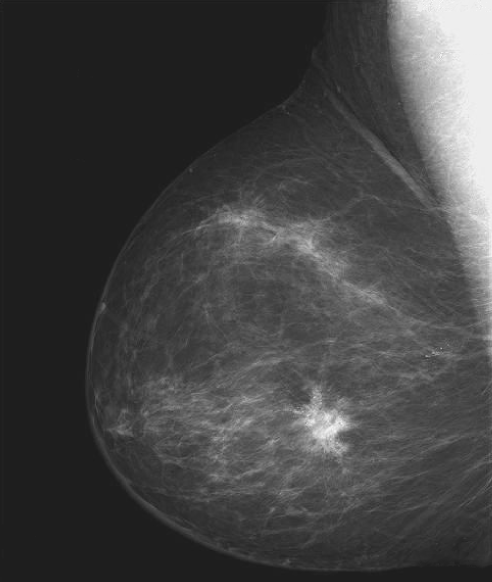
#> input picture data/original_images/ch02/Fig0203(a).tif, 984 x 1164 px (shown at 1/2 size)
$ jupyter execute ch02.ipynb
#> lines starting #> are read from the running program, lines starting #| are printed output that depends on the picture
## 第二章 灰度变换与空间滤波
+ 主要内容：
    + 读书笔记。
    + 代码示例。

### 1. 读书笔记
+ 空间域：图像平面本身，以对图像像素直接处理作为基础。
+ 空间域变换：
    + 亮度（灰度）变换
    + 空间滤波（邻域处理、空间卷积）
+ 空间邻域：中心点位于$(x, y)$的正方形或矩形区域。
+ 亮度（灰度）变换：邻域大小为1*1的情况。
    + 在处理单色（灰度）图像时，亮度变换与灰度变换等价。
    + 当处理彩色空间中的彩色图像分量时，可能有不同。
    + 常见举例：负片变换、对数变换、伽马变换、对比度拉伸。
+ 直方图相关：
    + 直方图/归一化直方图：计算每个像素的个数/每类像素的占比。
    + 直方图均衡：
        + 基本思路：把输入图像的灰度级扩展到较宽灰度范围来实现图像增强。
        + 目标：如果原始图像的像素分布（即直方图）集中在某一小块区域（如暗图像、亮图像、低对比度图像），可以通过直方图均衡来增加对比度。
        + 原理：使用$T(r_k) = (L - 1) \sum_{j=1}^k p_r(r_j) = \frac{L - 1}{MN} \sum_{j=0}^k n_j$ 来处理原始图像。
    + 直方图匹配:
        + 基本思路：生成具有特定直方图的图像的方法。
        + 目标：修改一幅图像的直方图，使得它与另一幅图像的直方图匹配或具有一种预先规定的函数形状，以突出我们感兴趣的灰度范围，使图像质量改善。
        + 基本思路：
            + 对原始图像进行直方图均衡操作。
            + 对最终结果（即直方图匹配结果）进行直方图均衡操作。
            + 由于各种我还没有理解的原因，以上两者的操作结果是相同的。根据这个，可以计算出最终直方图匹配的结果。
        + 参考资料：
            + [英文解释直方图匹配][1]
            + [C++版实现][2]
            + [Python版实现][3]
    + 自适应直方图均衡（Contrast-Limited Adaptive Histogram）
        + 总体思路：使用直方图匹配住个处理图像中较小的区域，然后使用双线性内插值方法将相邻的小片组合起来，从而消除人工引入的边界。
        + 用途：限制对比度来避免方法噪声。
        + Python实现：`cv2.createCLANE`
+ 空间滤波：
    + 基本概念：
        + 频率域处理中：“滤波”是指接受或拒绝一定的频率成分。
        + 空间滤波器（空间掩模、核、模版、窗口），用于图像本身而完成类似的平滑。
    + 线性空间滤波：直接对图像中的像素执行滤波运算。
        + 常见线性空间滤波：相关和卷积。
        + 相关与卷积的一些基本情况：
            + 在CNN中，相关和卷积其实没有区别（因为卷积核都是随机初始化后续要训练的）。
            + 如果卷积核是确定的，那相关和卷积的操作就是不同的。
            + 参考资料：[卷积（convolution）与互相关(cross-correlation)的一点探讨][4]
    + 非线性空间滤波：涉及滤波器包围范围的邻域内像素的非线性操作。

  [1]: http://fourier.eng.hmc.edu/e161/lectures/contrast_transform/node3.html
  [2]: https://blog.csdn.net/xiaowei_cqu/article/details/7606607
  [3]: https://blog.csdn.net/mmmmmk_/article/details/82927411
  [4]: https://zhuanlan.zhihu.com/p/33194385

### 2. 代码举例
+ 常用函数

[cell 1]
import numpy as np
import matplotlib.pyplot as plt
import cv2

[cell 2]
# 图像反转
def implement(img):
    if img.dtype == np.uint8:
        max_pixel_value = 255
    elif img.dtype == np.uint16:
        max_pixel_value = 65535
    else:
        raise TypeError('implement only support uint8 or uint 16, but get {}'.format(img.dtype))
    return max_pixel_value - 1 - img

# 对数变换
def imlog(img, c):
    tp_img = c * np.log(1.0+img)
    return tp_img.astype(img.dtype)

# 伽马变换
def imgamma(img, c, gamma):
    tp_img = c * np.power(img, gamma)
    return tp_img.astype(img.dtype)


# 对比度拉伸
def im_constrast_stretching(img, m, e):
    tp_img = 1.0/(np.power(m/img, e) + 1)
    return tp_img.astype(img.dtype)

[cell 3]
def imhist(img):
    if img.dtype == np.uint8:
        max_bins = 256
    elif img.dtype == np.uint16:
        maxbins = 65535
    else:
        raise TypeError('imhist only support uint8 or uint16, but get {}'.format(img.dtype))
    # [6 lines of commented-out code are left out]
    return np.histogram(img, bins=max_bins, range=(0, max_bins-1))[0]

def get_cdp(hist):
    # [6 lines of commented-out code are left out]
    res = np.cumsum(hist)
    res = res / res[-1]
    return res

# 灰度范围调整
def imadjust(img, low_in, high_in, low_out, high_out, gamma):
    img = img / 255.0
    img[img < low_in] = low_in
    img[img > high_in] = high_in
    img = np.power((img - low_in)/(high_in - low_in), gamma) * (high_out - low_out) + low_out
    img = img * 255.0
    return img.astype(np.uint8)

# 自动获取上下限
def stretchlim(img, tol=None):
    if tol is None:
        tol_low = 0.01
        tol_high = 0.99
    elif isinstance(tol, int):
        tol_low = tol
        tol_high = 1 - tol
    elif isinstance(tol, (list, tuple)):
        tol_low = tol[0]
        tol_high = tol[1]
    else:
        raise TypeError('unsupport tol type {}'.format(type(tol)))

    nbins = 255
    if tol_low < tol_high:
        cdp = get_cdp(imhist(img))
        ilow = 0
        while True:
            if cdp[ilow] < tol_low:
                ilow += 1
                continue
            else:
                break

        ihigh = 0
        while True:
            if cdp[ihigh] <= tol_high:
                ihigh += 1
                continue
            else:
                break

        if ilow == ihigh:
            return 0, 1
        else:
            return ilow*1.0/nbins, ihigh*1.0/nbins

    else:
        return 0, 1

+ 图2.3

[cell 4]
img = cv2.imread('./data/original_images/ch02/Fig0203(a).tif', cv2.IMREAD_ANYCOLOR)
#> img is the input picture: shape (1164, 984); min 21, max 255, mean 66.6

fig = plt.figure(figsize=(25, 15))

# 原始图像
ax1 = fig.add_subplot(231)
plt.imshow(img, cmap='gray')
plt.axis('off')

# 负片
ax2 = fig.add_subplot(232)
plt.imshow(implement(img), cmap='gray')
plt.axis('off')

# 灰度扩展至范围[0.5, 0.75]
ax3 = fig.add_subplot(233)
plt.imshow(imadjust(img, 0.5, 0.75, 0, 1, 1), cmap='gray')
#> in imadjust, `img[img > high_in] = high_in`:
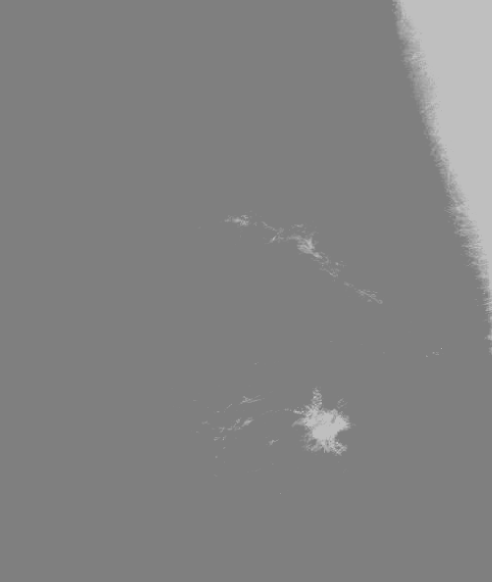
#> img: shape (1164, 984) float64 (shown at 1/2 size); min 0.5, max 0.75, mean 0.515
plt.axis('off')

# 使用gamma为2的图像增强
ax4 = fig.add_subplot(234)
plt.imshow(imadjust(img, 0, 1, 0, 1, 2), cmap='gray')
#> call 2 of imadjust, with low_in = 0, high_in = 1, low_out = 0, high_out = 1, gamma = 2
#> in imadjust (call 2), `img = np.power((img - low_in)/(high_in - low_in), gamma) * (high_out -..`:
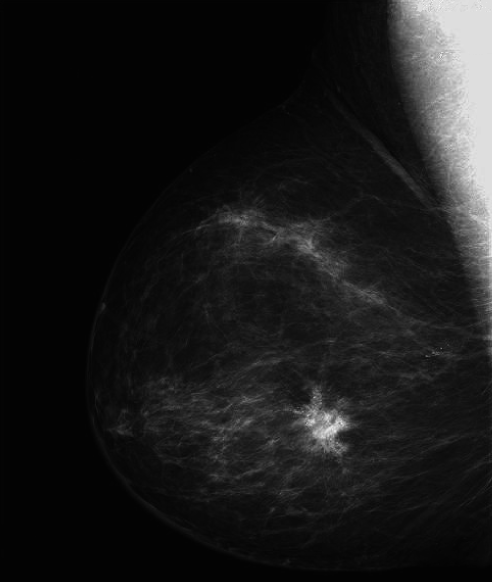
#> img: shape (1164, 984) float64 (shown at 1/2 size); min 0.00678, max 1, mean 0.101
plt.axis('off')

# 使用 stretchlim 函数获取上下限
ax5 = fig.add_subplot(235)
l, h = stretchlim(img)
#> in get_cdp, `res = np.cumsum(hist)`: res = 256 values from 0 to 1145376
#> in get_cdp, `res = res / res[-1]`: res = 256 values from 0 to 1
#> after the loop in stretchlim, `while True:`: ilow = 30
#> after the loop in stretchlim, `while True:`: ihigh = 238
#> l = 0.118; h = 0.933
plt.imshow(imadjust(img, l, h, 0, 1, 1), cmap='gray')
#> in imadjust (call 3), `img[img < low_in] = low_in`: img: shape (1164, 984) float64; min 0.118, max 1, mean 0.261
#> in imadjust (call 3), `img[img > high_in] = high_in`: img: shape (1164, 984) float64; min 0.118, max 0.933, mean 0.261
plt.axis('off')

# 使用 stretchlim 函数获取上下限，并设置目标域为[1, 0]
ax6 = fig.add_subplot(236)
plt.imshow(imadjust(img, l, h, 1, 0, 1), cmap='gray')
plt.axis('off')

plt.show()

+ 图2.5

[cell 5]
img = cv2.imread('./data/original_images/ch02/Fig0205(a).tif', cv2.IMREAD_ANYCOLOR)
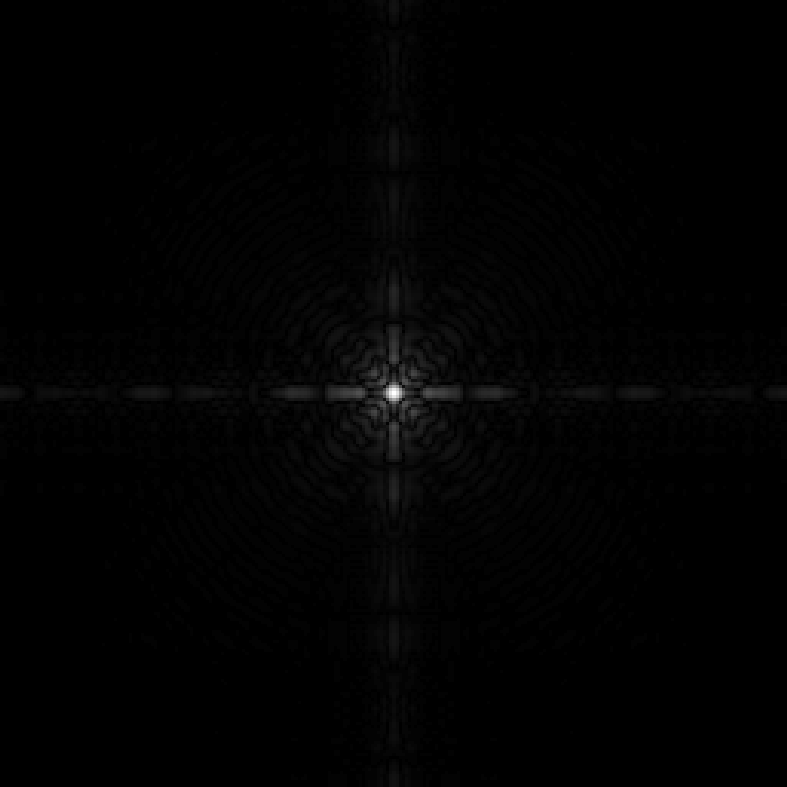
#> input picture data/original_images/ch02/Fig0205(a).tif, 787 x 787 px
#> img is the input picture: shape (787, 787); min 0, max 255, mean 2.1
fig = plt.figure(figsize=(15,8))

ax1 = fig.add_subplot(121)
plt.imshow(img, cmap='gray')
plt.axis('off')

ax2 = fig.add_subplot(122)
plt.imshow(imlog(img, 1), cmap='gray')
plt.axis('off')

plt.show()

+ 实现 intrans 函数 & 图2.6

[cell 6]
def intrans(img, method, *config):
    if isinstance(img.dtype, np.uint8):
        img = img / 255.0

    if method == 'neg':
        return implement(img)

    if method == 'log':
        c = 1 if config is None else config[0]
        return imlog(img, c)

    if method == 'gamma':
        return imgamma(img, 1, config[0])

    if method == 'stretch':
        if config is None:
            m = np.min(img)
            e = 4
        else:
            m = config[0]
            e = config[1]
        return im_constrast_stretching(img, m, e)

[cell 7]
img = cv2.imread('./data/original_images/ch02/Fig0206(a).tif', cv2.IMREAD_ANYCOLOR)
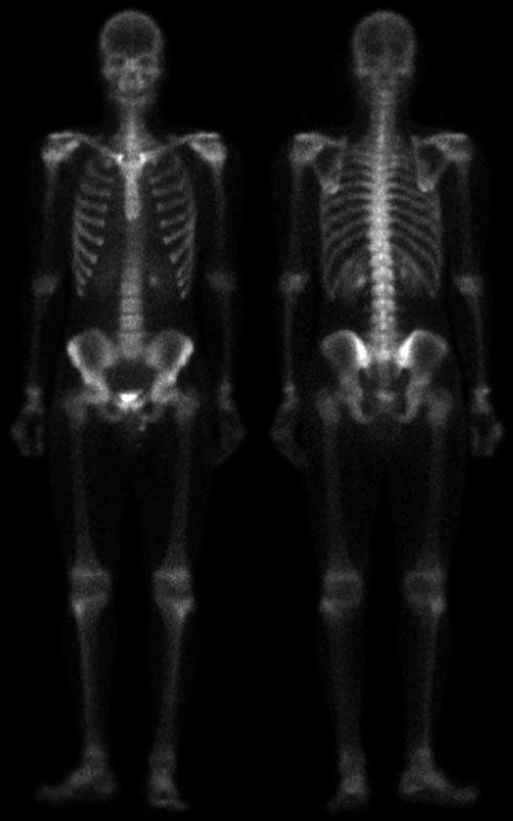
#> input picture data/original_images/ch02/Fig0206(a).tif, 1026 x 1641 px (shown at 1/2 size)
#> img is the input picture: shape (1641, 1026); min 0, max 255, mean 17.1
fig = plt.figure(figsize=(10,8))

ax1 = fig.add_subplot(121)
plt.imshow(img, cmap='gray')
plt.axis('off')

ax2 = fig.add_subplot(122)
tp_img = img / 255.0
#> tp_img: shape (1641, 1026) float64
plt.imshow(intrans(tp_img, 'stretch', np.mean(tp_img), 0.9), cmap='gray')
plt.axis('off')

plt.show()

+ 直方图均衡

[cell 8]
img = cv2.imread('./data/original_images/ch02/Fig0208(a).tif', cv2.IMREAD_ANYCOLOR)
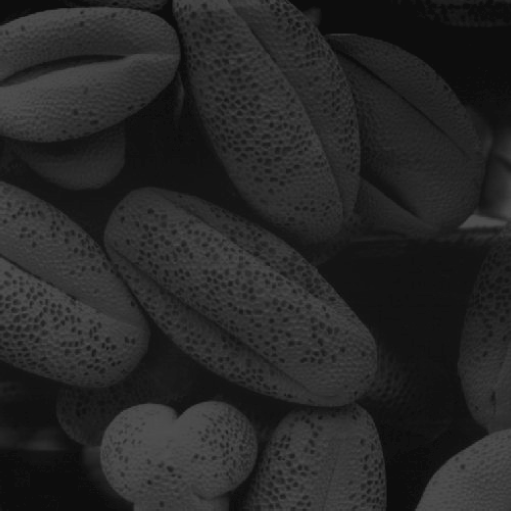
#> input picture data/original_images/ch02/Fig0208(a).tif, 1021 x 1021 px (shown at 1/2 size)
#> img is the input picture: shape (1021, 1021); min 13, max 83, mean 38.8

[cell 9]
def im_histogram_equalization(img):
    cdp = get_cdp(imhist(img))
    h, w = img.shape
    tp_img = np.zeros([h, w], dtype=np.float32)
    for i in range(h):
        for j in range(w):
            tp_img[i, j] = cdp[img[i, j]]
    return tp_img

[cell 10]
fig = plt.figure(figsize=(20,15))

ax1 = fig.add_subplot(221)
ax1.imshow(img, cmap='gray')
ax1.axis('off')

ax2 = fig.add_subplot(222)
ax2.bar(np.arange(256), imhist(img))

ax3 = fig.add_subplot(223)
e_img = im_histogram_equalization(img)
#> in im_histogram_equalization, `cdp = get_cdp(imhist(img))`: cdp = 256 values from 0 to 1
#> after the loop in im_histogram_equalization, `for i in range(h):`:
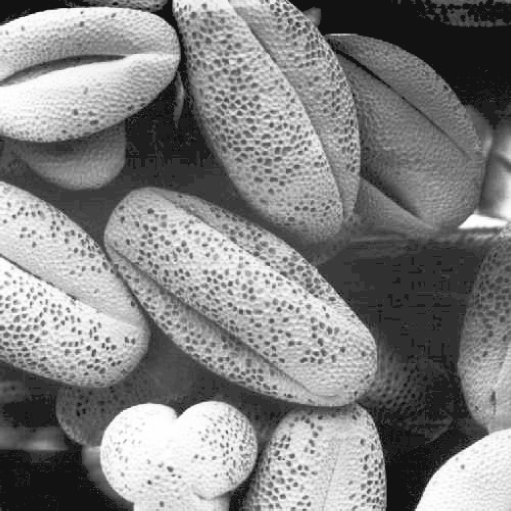
#> tp_img: shape (1021, 1021) float32 (shown at 1/2 size); min 0.0706, max 1, mean 0.513
ax3.imshow(e_img, cmap='gray')
ax3.axis('off')

ax4 = fig.add_subplot(224)
e_img = e_img * 255
e_img = e_img.astype(np.uint8)
ax4.bar(np.arange(256), imhist(e_img))

plt.show()
#> figure, not shown here; panel 2: tallest bar 73608 high, from x = 12.6 to 13.4; panel 4: tallest bar 76094 high, from x = 17.6 to 18.4

+ 直方图匹配

[cell 11]
# 生成 双模态高斯函数
def twomodegauss(m1, sig1, m2, sig2, a1, a2, k):
    c1 = a1 * (1.0 / np.power(2.0 * np.pi, 0.5) * sig1)
    k1 = 2.0 * np.power(sig1, 2.0)
    c2 = a2 * (1.0 / np.power(2.0 * np.pi, 0.5) * sig2)
    k2 = 2.0 * np.power(sig2, 2.0)
    z = np.arange(256)/255.0
    p = k + c1 * np.exp(- np.power(z - m1, 2.0) / k1) + c2 * np.exp(-np.power(z - m2, 2.0) / k2)
    p = p / np.sum(p)
    return p

# 直方图匹配
def hist_match(img, hist_target):
    hist_origin = imhist(img)
    acc_origin = get_cdp(hist_origin)
    acc_target = get_cdp(hist_target)

    # [4 lines of commented-out code are left out]
    diff_acc = abs(np.tile(acc_target.reshape(256, 1), (1, 256)) - acc_origin.reshape(1, 256))

    # 求出各阶灰度对应的差值的最小值，该最小值对应的灰度阶即为映射之后的灰度阶
    table = np.argmin(diff_acc, axis=0)
    table = table.astype(np.uint8)  # @注意 对于灰度图像cv2.LUT的table必须是uint8类型

    result = cv2.LUT(img, table)

    return result

[cell 12]
# 显示生成的 双模态高斯函数
cur_hist = twomodegauss(0.15, 0.05, 0.75, 0.05, 1, 0.07, 0.002)
plt.figure()
plt.bar(np.arange(256), cur_hist)
plt.show()
#> figure, not shown here; tallest bar 0.0184 high, from x = 37.6 to 38.4

[cell 13]
# 直方图匹配
def hist_match(img, hist_target):
    hist_origin = imhist(img)
    acc_origin = get_cdp(hist_origin)
    acc_target = get_cdp(hist_target)

    # [4 lines of commented-out code are left out]
    diff_acc = abs(np.tile(acc_target.reshape(256, 1), (1, 256)) - acc_origin.reshape(1, 256))

    # 求出各阶灰度对应的差值的最小值，该最小值对应的灰度阶即为映射之后的灰度阶
    table = np.argmin(diff_acc, axis=0)
    table = table.astype(np.uint8)  # @注意 对于灰度图像cv2.LUT的table必须是uint8类型

    result = cv2.LUT(img, table)

    return result

[cell 14]
img = cv2.imread('./data/original_images/ch02/Fig0210(a).tif', cv2.IMREAD_ANYCOLOR)
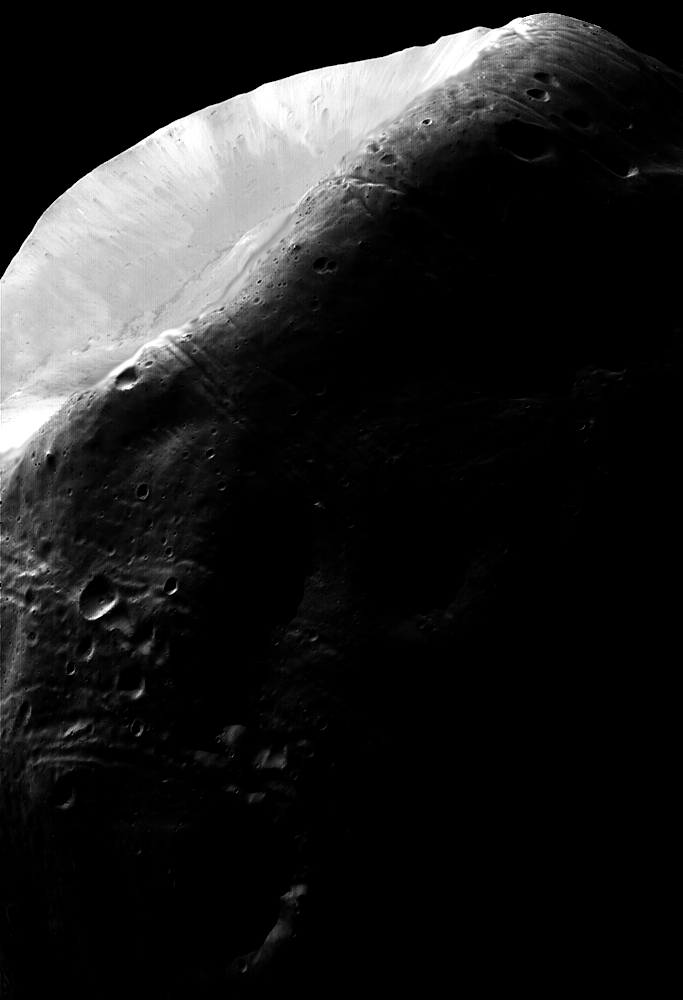
#> input picture data/original_images/ch02/Fig0210(a).tif, 683 x 1000 px
#> img is the input picture: shape (1000, 683); min 0, max 255, mean 31.7
fig = plt.figure(figsize=(15,15))

ax1 = fig.add_subplot(321)
ax1.imshow(img, cmap='gray')
ax1.axis('off')

ax2 = fig.add_subplot(322)
ax2.bar(np.arange(256), imhist(img))

ax3 = fig.add_subplot(323)
eq_img = im_histogram_equalization(img)
#> in im_histogram_equalization (call 2), `cdp = get_cdp(imhist(img))`: cdp = 256 values from 0.618 to 1
#> after the loop in im_histogram_equalization (call 2), `for i in range(h):`:
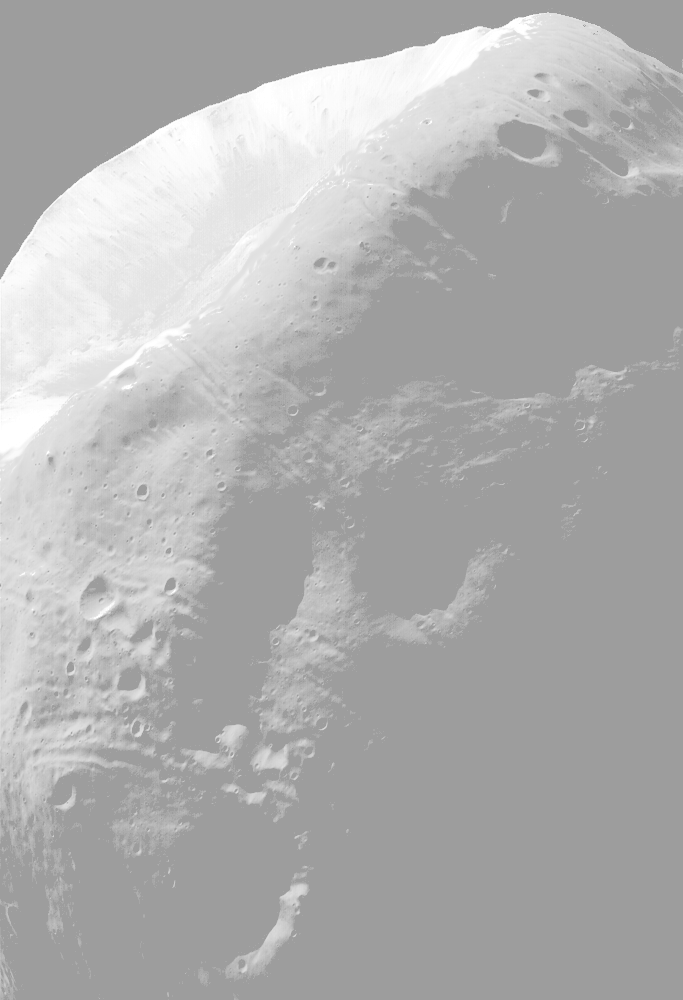
#> tp_img: shape (1000, 683) float32; min 0.618, max 1, mean 0.692
ax3.imshow(eq_img, cmap='gray')
ax3.axis('off')

ax4 = fig.add_subplot(324)
ax4.bar(np.arange(256), imhist((eq_img*255).astype(np.uint8)))

ax5 = fig.add_subplot(325)
cur_hist = twomodegauss(0.15, 0.05, 0.75, 0.05, 1, 0.07, 0.002)
ma_img = hist_match(img, cur_hist)
#> in hist_match, `hist_origin = imhist(img)`: hist_origin = 256 values, max 421847 at index 0, min 11 at index 90, mean 2668
#> in hist_match, `acc_origin = get_cdp(hist_origin)`: acc_origin = 256 values from 0.618 to 1
#> in hist_match, `diff_acc = abs(np.tile(acc_target.reshape(256, 1), (1, 256)) - acc_ori..`:
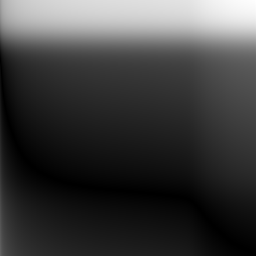
#> diff_acc: shape (256, 256) float64; min 0, max 0.998, mean 0.239
#> in hist_match, `table = np.argmin(diff_acc, axis=0)`: table = 256 values from 61 to 255
ax5.imshow(ma_img, cmap='gray')
ax5.axis('off')

ax6 = fig.add_subplot(326)
ax6.bar(np.arange(256), imhist(ma_img))

plt.show()
#> figure, not shown here; panel 2: tallest bar 421847 high, from x = -0.4 to 0.4; panel 4: tallest bar 421847 high, from x = 156.6 to 157.4; panel 6: tallest bar 421847 high, from x = 60.6 to 61.4

+ 自适应直方图均衡

[cell 15]
fig = plt.figure(figsize=(10,15))

ax1 = fig.add_subplot(221)
ax1.imshow(img, cmap='gray')
ax1.axis('off')

ax2 = fig.add_subplot(222)
c1 = cv2.createCLAHE(clipLimit=int(0.01*255), tileGridSize=(8, 8))
img2 = c1.apply(img)
ax2.imshow(img2, cmap='gray')
ax2.axis('off')


ax3 = fig.add_subplot(223)
c2 = cv2.createCLAHE(clipLimit=int(0.01*255), tileGridSize=(25, 25))
img3 = c2.apply(img)
ax3.imshow(img3, cmap='gray')
ax3.axis('off')


ax4 = fig.add_subplot(224)
c3 = cv2.createCLAHE(clipLimit=int(0.05*255), tileGridSize=(25, 25))
img4 = c3.apply(img)
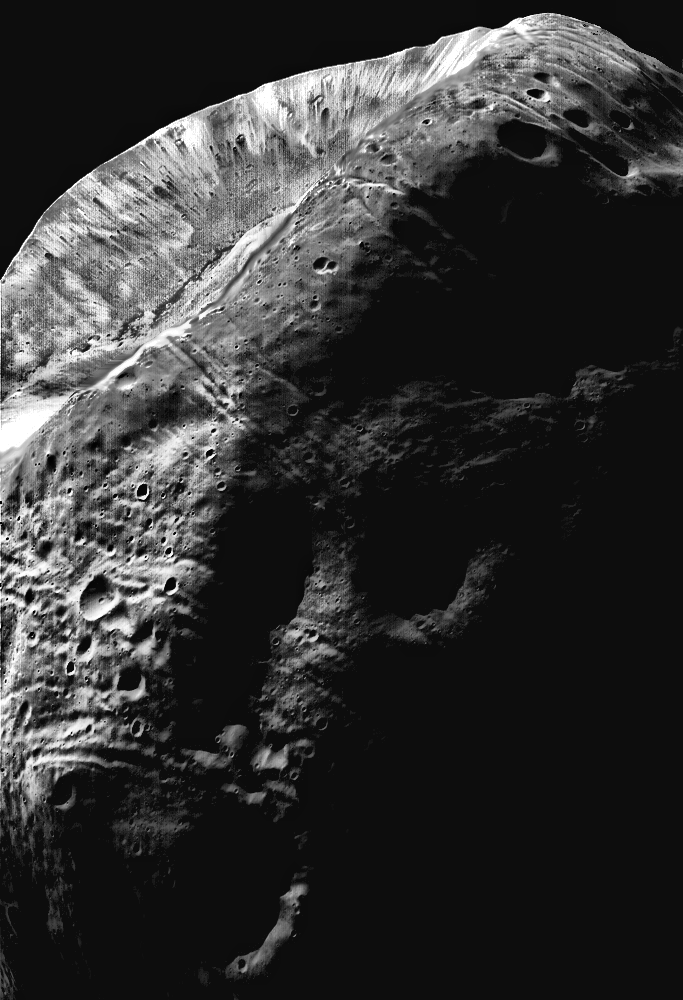
#> img4: shape (1000, 683); min 0, max 255, mean 50.2
ax4.imshow(img4, cmap='gray')
ax4.axis('off')
